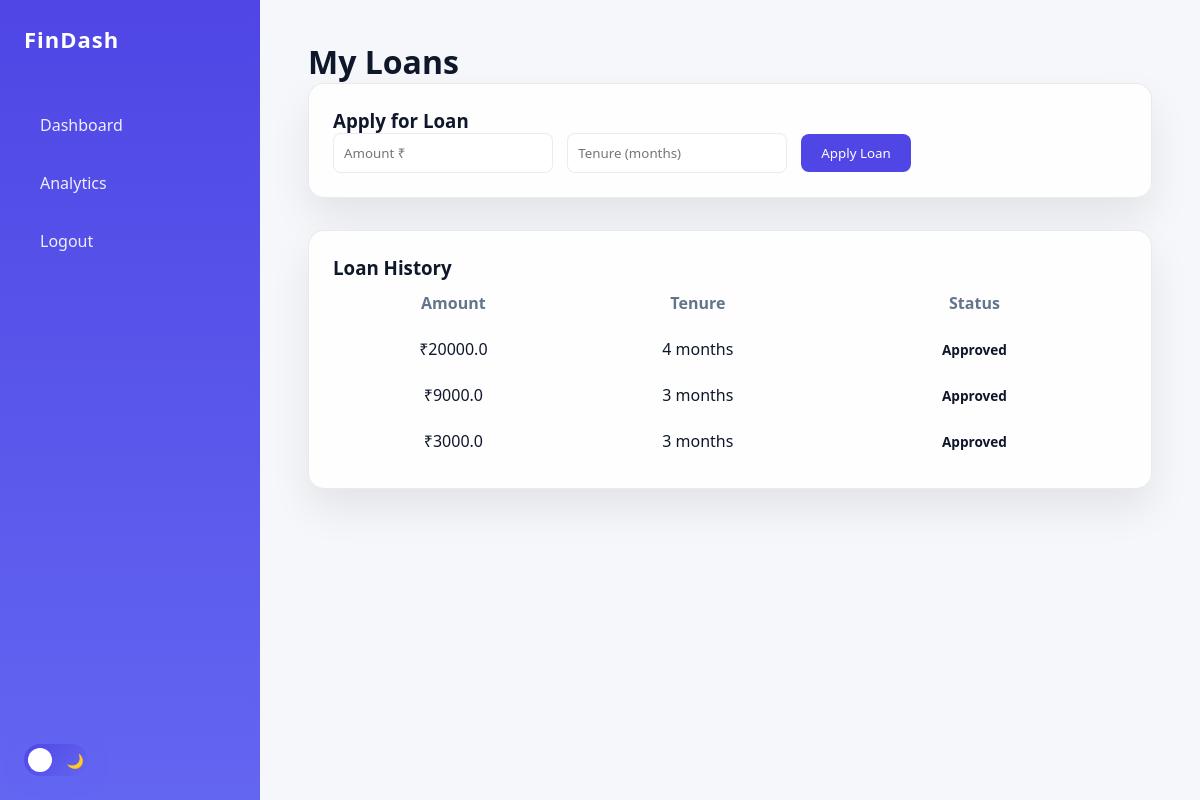
/user/ (signed in), run on an earlier commit of the app's database.
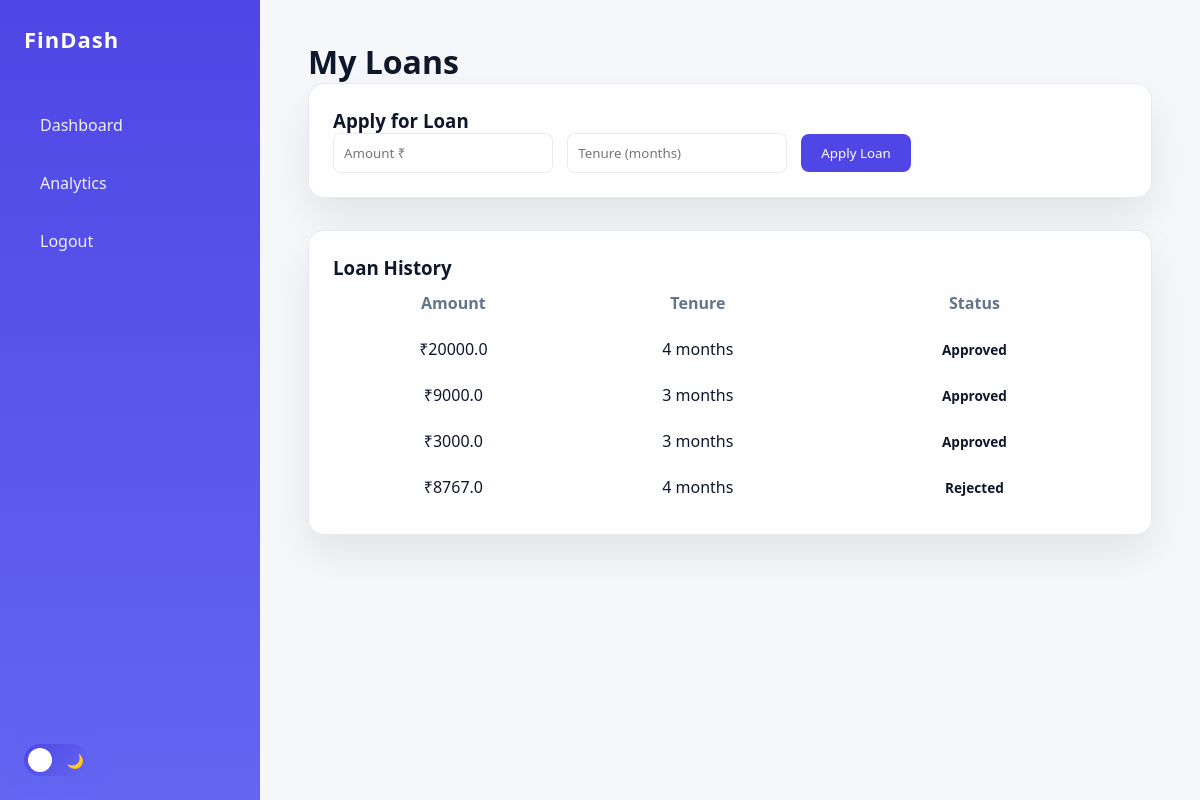
And on a later commit of the database.
### models/loan.py (models this page shows)
class Loan(db.Model):
    id = db.Column(db.Integer, primary_key=True)
    user_id = db.Column(db.Integer, nullable=False)
    borrower = db.Column(db.String(100))
    amount = db.Column(db.Float)
    tenure = db.Column(db.Integer)
    status = db.Column(db.String(20), default="Pending")
    created_at = db.Column(db.DateTime, default=datetime.utcnow)

### routes/user.py (the view)
@user_bp.route("/")
@login_required
def dashboard():
    loans = Loan.query.filter_by(user_id=current_user.id).all()
    return render_template("user/dashboard.html", loans=loans)

### templates/user/dashboard.html (shortened to what this page needs)
{% extends "base_dashboard.html" %}
{% block content %}
<h1>My Loans</h1>
<div class="card">
    <h3>Apply for Loan</h3>
    <form method="post" action="/user/apply" class="loan-form">
        <input type="number" name="amount" placeholder="Amount ₹" required>
        <input type="number" name="tenure" placeholder="Tenure (months)" required>
        <button type="submit">Apply Loan</button>
    </form>
</div>
<div class="card">
    <h3>Loan History</h3>
    <table>
        <thead>
            <tr>
                <th>Amount</th>
                <th>Tenure</th>
                <th>Status</th>
            </tr>
        </thead>
        <tbody>
            {% for loan in loans %}
            <tr id="loan-{{ loan.id }}">
                <td>₹{{ loan.amount }}</td>
                <td>{{ loan.tenure }} months</td>
                <td>
                    <span class="status {{ loan.status }}">
                        {{ loan.status }}
                    </span>
                </td>
            </tr>
            {% endfor %}
        </tbody>
    </table>
</div>
{% endblock %}

What changed in the data, as far as the page shows it:
added Loan: amount "8767.0", tenure "4", status "Rejected"
